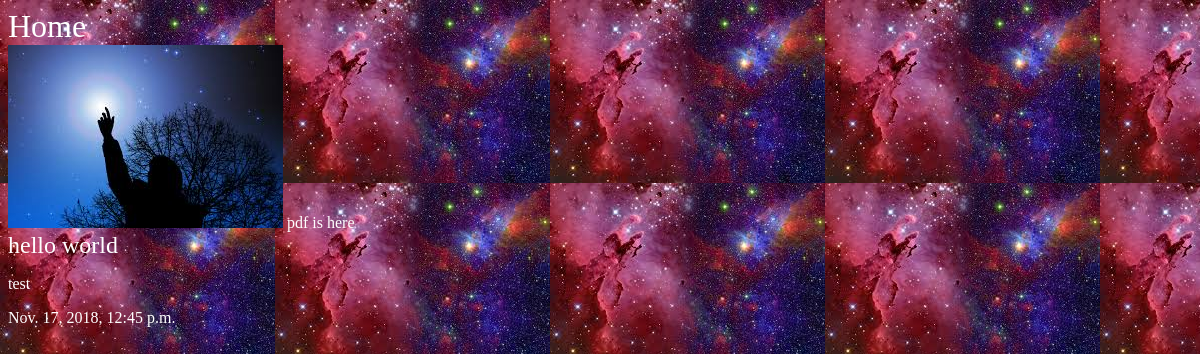
Screenshot of /articles/hello-world/ with the database file from the repository.
### articles/models.py (models this page shows, shortened)
class Article(models.Model):
    title = models.CharField(max_length=100)
    slug = models.SlugField()
    body = models.TextField()
    date = models.DateTimeField(auto_now_add=True)
    thumb = models.ImageField(default="default.png",blank=True)
    thumb_pdf = models.FileField(default="default2.pdf", blank=True)

### articles/views.py (the view)
# urls.py: url(r'^(?P<slug>[\w-]+)/$', views.article_detail, name="detail"),
def article_detail(request,slug):
   article = Article.objects.get(slug=slug)
   return render(request,'articles/article_detail.html', {'article':article})

### articles/templates/articles/article_detail.html
{% extends 'base_layout.html' %}
{% block content %}
<div class="article-detail">
<div class="article">
    <img src="{{ article.thumb.url }}"/>
    <a href="{{ article.thumb_pdf.url }}">pdf is here</a>
    <h2>{{ article.title }}</h2>
    <p>{{ article.body }}</p>
    <p>{{ article.date }}</p>
</div>
</div>
{% endblock %}

### assets/styles.css (style rules this page uses)
body { background-color: #0f121f; background-image: url(stars.png); background-repeat-y: no-repeat; color: #fff; }
body * { font-family: Ubuntu; }
h1,h2,h3,h4,h5 { font-weight: normal; margin: 0; }
a, a:hover, a.visited { color: #fff; text-decoration: none; }

### rows the page displays
Article: thumb (placeholder picture), title "hello world", body "test", date "Nov. 17, 2018, 12:45 p.m."
